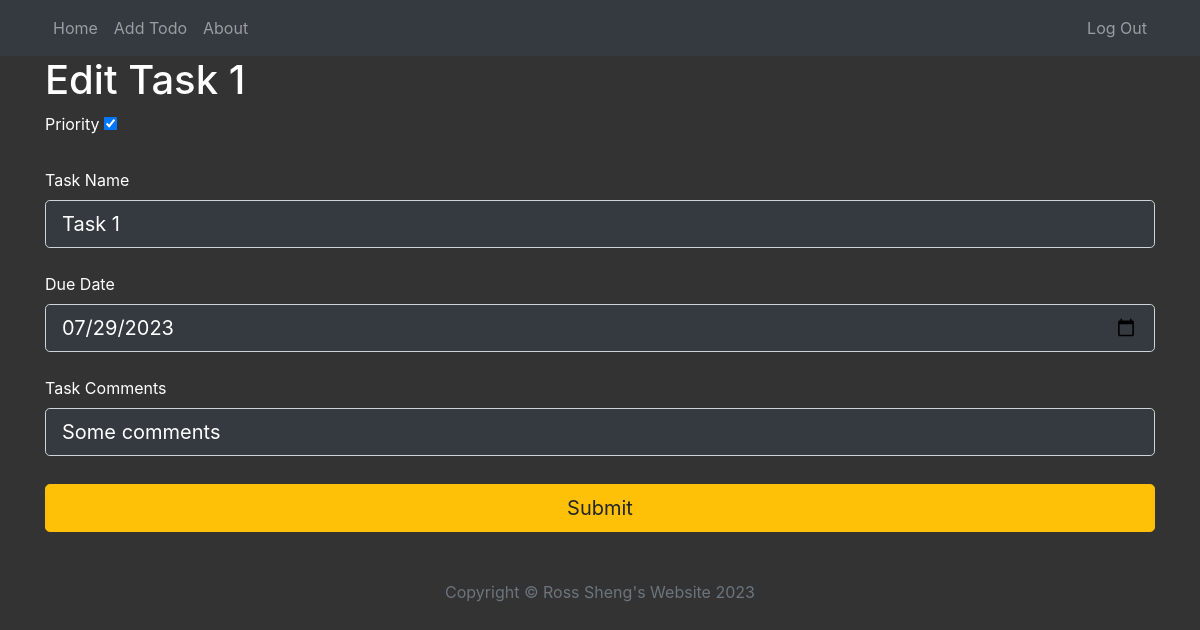
Screenshot of /edit_todo/1 (signed in) with the database file from the repository.
### main.py (models this page shows)
class ToDo(db.Model):
    __tablename__ = "todos"
    id = db.Column(db.Integer, primary_key=True)
    author_id = db.Column(db.Integer, db.ForeignKey("users.id"))
    author = relationship("User", back_populates="todos")
    title = db.Column(db.String(250), unique=True, nullable=False)
    priority = db.Column(db.Boolean, nullable=False)
    due_date = db.Column(db.DateTime, nullable=False)
    body = db.Column(db.Text, nullable=False)

### main.py (the view, shortened to what this page needs)
@app.route("/edit_todo/<int:todo_id>", methods=["GET", "POST"])
@login_required
def edit_todo(todo_id):
    todo_to_edit = ToDo.query.get(todo_id)
    date = todo_to_edit.due_date.date()
    edit_form = TodoForm(
        title= todo_to_edit.title,
        priority = todo_to_edit.priority,
        author = current_user,
        due_date = date,
        body = todo_to_edit.body
    )
    return render_template("add_todo.html", form = edit_form, is_edit=True, name=todo_to_edit.title, current_user=current_user,todo_id=todo_id)

### forms.py
class TodoForm(FlaskForm):
    title = StringField("Task Name", validators=[DataRequired()])
    priority = BooleanField("Priority")
    due_date = DateField("Due Date", validators=[DataRequired()])
    body = StringField("Task Comments", validators=[DataRequired()])
    submit = SubmitField("Submit")

### main.py (called while the page is built)
@login_manager.user_loader
def load_user(user_id):
    return User.query.get(int(user_id))

### templates/add_todo.html (shortened to what this page needs)
{% extends 'base.html' %}
{% block content %}{% include "header.html" %}
 <div class="container">
      <div class="row">
        <div class="col">
            {% if is_edit: %}
            <h1>Edit {{name}}</h1>
            <form method="post" action="{{ url_for('edit_todo', todo_id=todo_id) }}">
            {% else: %}
            <h1>New Todo</h1>
            <form method="post" action="{{ url_for('add_todo') }}">
                {% endif %}
                    <div class="form-outline mb-4">
                        {{ form.priority.label }}
                        {{ form.priority(checked='checked')}}
                    </div>
                    <div class="form-outline mb-4">
                        {{ form.title.label }}
                        {{ form.title(class="form-control form-control-lg", id="title") }}
                    </div>
                    <div class="form-outline mb-4">
                        {{ form.due_date.label }}
                        {{ form.due_date(class="form-control form-control-lg", id="due_date") }}
                    </div>
                    <div class="form-outline mb-4">
                        {{ form.body.label }}
                        {{ form.body(class="form-control form-control-lg", id="comments") }}
                    </div>
                    <div class="pt-1 mb-4">
                        {{ form.submit(class="btn btn-warning btn-lg btn-block") }}
                    </div>
                </form>
{% include "footer.html" %}
{% endblock %}

### static/css/styles.css (style rules this page uses)
body { background-color: #333; color: white; }
.form-control { background-color: #343a40; border-color: #ced4da; color: #ffffff; }
.btn { background-color: #ffc107; border-color: #ffc107; }

### rows the page displays
ToDo: title "Task 1", priority "☑", due_date "07/29/2023", body "Some comments"
